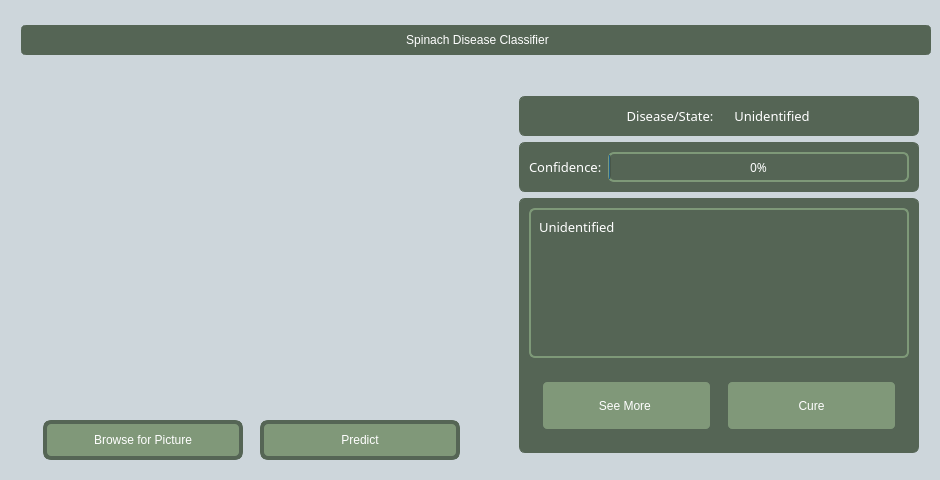
<?xml version="1.0" encoding="UTF-8"?>
<ui version="4.0">
 <class>MainWindow</class>
 <widget class="QMainWindow" name="MainWindow">
  <property name="geometry">
   <rect>
    <x>0</x>
    <y>0</y>
    <width>940</width>
    <height>480</height>
   </rect>
  </property>
  <property name="sizePolicy">
   <sizepolicy hsizetype="Fixed" vsizetype="Fixed">
    <horstretch>0</horstretch>
    <verstretch>0</verstretch>
   </sizepolicy>
  </property>
  <property name="minimumSize">
   <size>
    <width>940</width>
    <height>480</height>
   </size>
  </property>
  <property name="maximumSize">
   <size>
    <width>940</width>
    <height>480</height>
   </size>
  </property>
  <property name="font">
   <font>
    <family>MS Reference Sans Serif</family>
    <pointsize>12</pointsize>
   </font>
  </property>
  <property name="windowTitle">
   <string>Spinach Disease Classifier</string>
  </property>
  <property name="windowIcon">
   <iconset>
    <normaloff>:/newPrefix/logo.png</normaloff>
    <normalon>logo.png</normalon>:/newPrefix/logo.png</iconset>
  </property>
  <property name="windowOpacity">
   <double>0.990000000000000</double>
  </property>
  <property name="iconSize">
   <size>
    <width>40</width>
    <height>40</height>
   </size>
  </property>
  <property name="tabShape">
   <enum>QTabWidget::Triangular</enum>
  </property>
  <widget class="QWidget" name="centralwidget">
   <widget class="QFrame" name="verticalBaseFrame">
    <property name="geometry">
     <rect>
      <x>0</x>
      <y>0</y>
      <width>952</width>
      <height>480</height>
     </rect>
    </property>
    <property name="sizePolicy">
     <sizepolicy hsizetype="Fixed" vsizetype="Fixed">
      <horstretch>0</horstretch>
      <verstretch>0</verstretch>
     </sizepolicy>
    </property>
    <property name="minimumSize">
     <size>
      <width>952</width>
      <height>480</height>
     </size>
    </property>
    <property name="maximumSize">
     <size>
      <width>952</width>
      <height>480</height>
     </size>
    </property>
    <property name="styleSheet">
     <string notr="true">background-color: rgb(205,214,219);
border: 1px solid rgb(205,214,219);</string>
    </property>
    <property name="frameShape">
     <enum>QFrame::StyledPanel</enum>
    </property>
    <layout class="QVBoxLayout" name="verticalLayout">
     <item>
      <spacer name="verticalSpacer_2">
       <property name="orientation">
        <enum>Qt::Vertical</enum>
       </property>
       <property name="sizeType">
        <enum>QSizePolicy::Fixed</enum>
       </property>
       <property name="sizeHint" stdset="0">
        <size>
         <width>20</width>
         <height>15</height>
        </size>
       </property>
      </spacer>
     </item>
     <item alignment="Qt::AlignHCenter">
      <widget class="QLabel" name="headingLabel">
       <property name="sizePolicy">
        <sizepolicy hsizetype="Fixed" vsizetype="Fixed">
         <horstretch>0</horstretch>
         <verstretch>0</verstretch>
        </sizepolicy>
       </property>
       <property name="minimumSize">
        <size>
         <width>910</width>
         <height>30</height>
        </size>
       </property>
       <property name="maximumSize">
        <size>
         <width>910</width>
         <height>30</height>
        </size>
       </property>
       <property name="sizeIncrement">
        <size>
         <width>0</width>
         <height>0</height>
        </size>
       </property>
       <property name="styleSheet">
        <string notr="true">color: rgb(255, 255, 255);
background-color: rgb(85,101,85);
font: 14pt &quot;Product Sans Medium&quot;;
border: 4px solid rgb(85,101,85);
border-radius: 5px; </string>
       </property>
       <property name="text">
        <string>&lt;html&gt;&lt;head/&gt;&lt;body&gt;&lt;p align=&quot;center&quot;&gt;Spinach Disease Classifier&lt;/p&gt;&lt;/body&gt;&lt;/html&gt;</string>
       </property>
      </widget>
     </item>
     <item>
      <spacer name="verticalSpacer">
       <property name="orientation">
        <enum>Qt::Vertical</enum>
       </property>
       <property name="sizeType">
        <enum>QSizePolicy::Fixed</enum>
       </property>
       <property name="sizeHint" stdset="0">
        <size>
         <width>20</width>
         <height>15</height>
        </size>
       </property>
      </spacer>
     </item>
     <item alignment="Qt::AlignHCenter">
      <widget class="QFrame" name="contentlFrame">
       <property name="sizePolicy">
        <sizepolicy hsizetype="Fixed" vsizetype="Fixed">
         <horstretch>0</horstretch>
         <verstretch>0</verstretch>
        </sizepolicy>
       </property>
       <property name="minimumSize">
        <size>
         <width>930</width>
         <height>395</height>
        </size>
       </property>
       <property name="maximumSize">
        <size>
         <width>930</width>
         <height>395</height>
        </size>
       </property>
       <property name="styleSheet">
        <string notr="true"/>
       </property>
       <layout class="QHBoxLayout" name="horizontalLayout">
        <item>
         <widget class="QFrame" name="inputDataVerticalFrame">
          <property name="sizePolicy">
           <sizepolicy hsizetype="Fixed" vsizetype="Fixed">
            <horstretch>0</horstretch>
            <verstretch>0</verstretch>
           </sizepolicy>
          </property>
          <property name="minimumSize">
           <size>
            <width>460</width>
            <height>394</height>
           </size>
          </property>
          <property name="maximumSize">
           <size>
            <width>460</width>
            <height>394</height>
           </size>
          </property>
          <property name="styleSheet">
           <string notr="true"/>
          </property>
          <layout class="QVBoxLayout" name="verticalLayout_2">
           <item alignment="Qt::AlignHCenter">
            <widget class="QLabel" name="selectedImageLabel">
             <property name="sizePolicy">
              <sizepolicy hsizetype="Fixed" vsizetype="Fixed">
               <horstretch>0</horstretch>
               <verstretch>0</verstretch>
              </sizepolicy>
             </property>
             <property name="minimumSize">
              <size>
               <width>300</width>
               <height>300</height>
              </size>
             </property>
             <property name="maximumSize">
              <size>
               <width>300</width>
               <height>300</height>
              </size>
             </property>
             <property name="styleSheet">
              <string notr="true">/*border: 1px solid rgb(85,101,85);*/
border-radius: 15px;</string>
             </property>
             <property name="text">
              <string/>
             </property>
             <property name="pixmap">
              <pixmap>assets/spinach.png</pixmap>
             </property>
             <property name="scaledContents">
              <bool>true</bool>
             </property>
            </widget>
           </item>
           <item>
            <spacer name="verticalSpacer_3">
             <property name="orientation">
              <enum>Qt::Vertical</enum>
             </property>
             <property name="sizeType">
              <enum>QSizePolicy::Fixed</enum>
             </property>
             <property name="sizeHint" stdset="0">
              <size>
               <width>20</width>
               <height>10</height>
              </size>
             </property>
            </spacer>
           </item>
           <item>
            <widget class="QFrame" name="buttonFrame">
             <layout class="QHBoxLayout" name="horizontalLayout_2">
              <item>
               <widget class="QPushButton" name="browseBtn">
                <property name="sizePolicy">
                 <sizepolicy hsizetype="Fixed" vsizetype="Fixed">
                  <horstretch>0</horstretch>
                  <verstretch>0</verstretch>
                 </sizepolicy>
                </property>
                <property name="minimumSize">
                 <size>
                  <width>200</width>
                  <height>40</height>
                 </size>
                </property>
                <property name="maximumSize">
                 <size>
                  <width>200</width>
                  <height>40</height>
                 </size>
                </property>
                <property name="styleSheet">
                 <string notr="true">QPushButton { color: rgb(255, 255, 255);
background-color: rgb(128,152,121);
font: 12pt &quot;Product Sans Medium&quot;;
border: 4px solid rgb(85,101,85);
border-radius: 8px;
text-align: center;
}

QPushButton:pressed { background-color: rgb(128,152,121); }
QPushButton:hover { border-color: rgb(182,191,121);
color: rgb(0,0,0);
}

</string>
                </property>
                <property name="text">
                 <string>Browse for Picture</string>
                </property>
                <property name="icon">
                 <iconset>
                  <normaloff>assets/002-image.png</normaloff>assets/002-image.png</iconset>
                </property>
               </widget>
              </item>
              <item>
               <spacer name="horizontalSpacer_2">
                <property name="orientation">
                 <enum>Qt::Horizontal</enum>
                </property>
                <property name="sizeType">
                 <enum>QSizePolicy::Fixed</enum>
                </property>
                <property name="sizeHint" stdset="0">
                 <size>
                  <width>10</width>
                  <height>10</height>
                 </size>
                </property>
               </spacer>
              </item>
              <item>
               <widget class="QPushButton" name="predictBtn">
                <property name="sizePolicy">
                 <sizepolicy hsizetype="Preferred" vsizetype="Preferred">
                  <horstretch>0</horstretch>
                  <verstretch>0</verstretch>
                 </sizepolicy>
                </property>
                <property name="minimumSize">
                 <size>
                  <width>200</width>
                  <height>40</height>
                 </size>
                </property>
                <property name="maximumSize">
                 <size>
                  <width>200</width>
                  <height>40</height>
                 </size>
                </property>
                <property name="styleSheet">
                 <string notr="true">QPushButton { color: rgb(255, 255, 255);
background-color: rgb(128,152,121);
font: 12pt &quot;Product Sans Medium&quot;;
border: 4px solid rgb(85,101,85);
border-radius: 8px;
text-align: center;
}

QPushButton:pressed { background-color: rgb(128,152,121); }
QPushButton:hover { border-color: rgb(182,191,121);
color: rgb(0,0,0);
}
</string>
                </property>
                <property name="text">
                 <string>Predict</string>
                </property>
                <property name="icon">
                 <iconset>
                  <normaloff>assets/005-nature-product.png</normaloff>assets/005-nature-product.png</iconset>
                </property>
               </widget>
              </item>
             </layout>
            </widget>
           </item>
          </layout>
         </widget>
        </item>
        <item>
         <spacer name="horizontalSpacer">
          <property name="orientation">
           <enum>Qt::Horizontal</enum>
          </property>
          <property name="sizeType">
           <enum>QSizePolicy::Fixed</enum>
          </property>
          <property name="sizeHint" stdset="0">
           <size>
            <width>20</width>
            <height>40</height>
           </size>
          </property>
         </spacer>
        </item>
        <item>
         <widget class="QFrame" name="dataViewGridlayout">
          <property name="sizePolicy">
           <sizepolicy hsizetype="Fixed" vsizetype="Fixed">
            <horstretch>0</horstretch>
            <verstretch>0</verstretch>
           </sizepolicy>
          </property>
          <property name="minimumSize">
           <size>
            <width>420</width>
            <height>380</height>
           </size>
          </property>
          <property name="maximumSize">
           <size>
            <width>420</width>
            <height>380</height>
           </size>
          </property>
          <property name="styleSheet">
           <string notr="true">/* border: 1px solid rgb(85,101,85);*/
border-radius: 15px;</string>
          </property>
          <layout class="QFormLayout" name="formLayout">
           <item row="0" column="0">
            <widget class="QFrame" name="diseaseNamelFrame">
             <property name="sizePolicy">
              <sizepolicy hsizetype="Fixed" vsizetype="Fixed">
               <horstretch>0</horstretch>
               <verstretch>0</verstretch>
              </sizepolicy>
             </property>
             <property name="minimumSize">
              <size>
               <width>400</width>
               <height>40</height>
              </size>
             </property>
             <property name="maximumSize">
              <size>
               <width>400</width>
               <height>40</height>
              </size>
             </property>
             <property name="styleSheet">
              <string notr="true">background-color: rgb(85,101,85);
border: 1px solid  rgb(85,101,85);
border-radius: 6px;</string>
             </property>
             <layout class="QHBoxLayout" name="horizontalLayout_6">
              <item>
               <spacer name="horizontalSpacer_3">
                <property name="orientation">
                 <enum>Qt::Horizontal</enum>
                </property>
                <property name="sizeHint" stdset="0">
                 <size>
                  <width>40</width>
                  <height>20</height>
                 </size>
                </property>
               </spacer>
              </item>
              <item>
               <widget class="QLabel" name="labelName">
                <property name="sizePolicy">
                 <sizepolicy hsizetype="Fixed" vsizetype="Fixed">
                  <horstretch>0</horstretch>
                  <verstretch>0</verstretch>
                 </sizepolicy>
                </property>
                <property name="minimumSize">
                 <size>
                  <width>100</width>
                  <height>20</height>
                 </size>
                </property>
                <property name="maximumSize">
                 <size>
                  <width>100</width>
                  <height>20</height>
                 </size>
                </property>
                <property name="font">
                 <font>
                  <family>Product Sans Medium</family>
                  <pointsize>10</pointsize>
                 </font>
                </property>
                <property name="styleSheet">
                 <string notr="true">color: rgb(255,255,255);</string>
                </property>
                <property name="text">
                 <string>Disease/State:</string>
                </property>
                <property name="alignment">
                 <set>Qt::AlignCenter</set>
                </property>
               </widget>
              </item>
              <item>
               <widget class="QLabel" name="diseaseNameLabel">
                <property name="sizePolicy">
                 <sizepolicy hsizetype="Expanding" vsizetype="Expanding">
                  <horstretch>0</horstretch>
                  <verstretch>0</verstretch>
                 </sizepolicy>
                </property>
                <property name="minimumSize">
                 <size>
                  <width>40</width>
                  <height>20</height>
                 </size>
                </property>
                <property name="maximumSize">
                 <size>
                  <width>165</width>
                  <height>20</height>
                 </size>
                </property>
                <property name="font">
                 <font>
                  <family>Product Sans Medium</family>
                  <pointsize>10</pointsize>
                 </font>
                </property>
                <property name="styleSheet">
                 <string notr="true">color: rgb(255,255,255);</string>
                </property>
                <property name="text">
                 <string>Unidentified</string>
                </property>
                <property name="alignment">
                 <set>Qt::AlignCenter</set>
                </property>
                <property name="textInteractionFlags">
                 <set>Qt::LinksAccessibleByMouse|Qt::TextSelectableByKeyboard|Qt::TextSelectableByMouse</set>
                </property>
               </widget>
              </item>
              <item>
               <spacer name="horizontalSpacer_4">
                <property name="orientation">
                 <enum>Qt::Horizontal</enum>
                </property>
                <property name="sizeHint" stdset="0">
                 <size>
                  <width>40</width>
                  <height>20</height>
                 </size>
                </property>
               </spacer>
              </item>
             </layout>
            </widget>
           </item>
           <item row="1" column="0">
            <widget class="QFrame" name="confidenceFrame">
             <property name="sizePolicy">
              <sizepolicy hsizetype="Fixed" vsizetype="Fixed">
               <horstretch>0</horstretch>
               <verstretch>0</verstretch>
              </sizepolicy>
             </property>
             <property name="minimumSize">
              <size>
               <width>400</width>
               <height>50</height>
              </size>
             </property>
             <property name="maximumSize">
              <size>
               <width>400</width>
               <height>50</height>
              </size>
             </property>
             <property name="styleSheet">
              <string notr="true">background-color: rgb(85,101,85);
border: 1px solid  rgb(85,101,85);
border-radius: 6px;</string>
             </property>
             <layout class="QHBoxLayout" name="horizontalLayout_3">
              <item>
               <widget class="QLabel" name="confidenceLabel">
                <property name="font">
                 <font>
                  <family>Product Sans Medium</family>
                  <pointsize>10</pointsize>
                 </font>
                </property>
                <property name="styleSheet">
                 <string notr="true">border: 0px;
color: rgb(255, 255, 255);</string>
                </property>
                <property name="text">
                 <string>Confidence:</string>
                </property>
               </widget>
              </item>
              <item>
               <widget class="QProgressBar" name="confidenceProgressBar">
                <property name="sizePolicy">
                 <sizepolicy hsizetype="MinimumExpanding" vsizetype="MinimumExpanding">
                  <horstretch>0</horstretch>
                  <verstretch>0</verstretch>
                 </sizepolicy>
                </property>
                <property name="minimumSize">
                 <size>
                  <width>0</width>
                  <height>0</height>
                 </size>
                </property>
                <property name="font">
                 <font>
                  <family>Product Sans Medium</family>
                 </font>
                </property>
                <property name="styleSheet">
                 <string notr="true">border: 2px solid rgb(126,153,120);
color: rgb(255,255,255);</string>
                </property>
                <property name="value">
                 <number>0</number>
                </property>
                <property name="alignment">
                 <set>Qt::AlignCenter</set>
                </property>
                <property name="invertedAppearance">
                 <bool>false</bool>
                </property>
               </widget>
              </item>
             </layout>
            </widget>
           </item>
           <item row="2" column="0">
            <widget class="QFrame" name="DescriptionFrame">
             <property name="sizePolicy">
              <sizepolicy hsizetype="Fixed" vsizetype="Fixed">
               <horstretch>0</horstretch>
               <verstretch>0</verstretch>
              </sizepolicy>
             </property>
             <property name="minimumSize">
              <size>
               <width>400</width>
               <height>255</height>
              </size>
             </property>
             <property name="maximumSize">
              <size>
               <width>400</width>
               <height>255</height>
              </size>
             </property>
             <property name="styleSheet">
              <string notr="true">background-color: rgb(85,101,85);
border: 1px solid  rgb(85,101,85);
border-radius: 6px;</string>
             </property>
             <layout class="QVBoxLayout" name="verticalLayout_3">
              <item>
               <widget class="QLabel" name="descriptionLabel">
                <property name="minimumSize">
                 <size>
                  <width>380</width>
                  <height>150</height>
                 </size>
                </property>
                <property name="maximumSize">
                 <size>
                  <width>380</width>
                  <height>150</height>
                 </size>
                </property>
                <property name="font">
                 <font>
                  <family>Product Sans Medium</family>
                  <pointsize>10</pointsize>
                 </font>
                </property>
                <property name="styleSheet">
                 <string notr="true">border: 2px solid rgb(126,153,120);
color: rgb(255,255,255);
padding-left: 5px;
padding-top: 5px;
</string>
                </property>
                <property name="text">
                 <string>Unidentified</string>
                </property>
                <property name="alignment">
                 <set>Qt::AlignLeading|Qt::AlignLeft|Qt::AlignTop</set>
                </property>
               </widget>
              </item>
              <item>
               <spacer name="verticalSpacer_4">
                <property name="orientation">
                 <enum>Qt::Vertical</enum>
                </property>
                <property name="sizeHint" stdset="0">
                 <size>
                  <width>20</width>
                  <height>40</height>
                 </size>
                </property>
               </spacer>
              </item>
              <item>
               <widget class="QFrame" name="confidenceFrame_2">
                <property name="sizePolicy">
                 <sizepolicy hsizetype="Fixed" vsizetype="Fixed">
                  <horstretch>0</horstretch>
                  <verstretch>0</verstretch>
                 </sizepolicy>
                </property>
                <property name="minimumSize">
                 <size>
                  <width>380</width>
                  <height>75</height>
                 </size>
                </property>
                <property name="maximumSize">
                 <size>
                  <width>380</width>
                  <height>75</height>
                 </size>
                </property>
                <property name="styleSheet">
                 <string notr="true">background-color: rgb(85,101,85);
border: 1px solid  rgb(85,101,85);
border-radius: 6px;</string>
                </property>
                <layout class="QHBoxLayout" name="horizontalLayout_4">
                 <item>
                  <widget class="QPushButton" name="pushButton">
                   <property name="sizePolicy">
                    <sizepolicy hsizetype="Fixed" vsizetype="Expanding">
                     <horstretch>0</horstretch>
                     <verstretch>0</verstretch>
                    </sizepolicy>
                   </property>
                   <property name="minimumSize">
                    <size>
                     <width>175</width>
                     <height>0</height>
                    </size>
                   </property>
                   <property name="styleSheet">
                    <string notr="true">QPushButton { color: rgb(255, 255, 255);
background-color: rgb(128,152,121);
font: 12pt &quot;Product Sans Medium&quot;;
border: 4px solid rgb(85,101,85);
border-radius: 8px;
text-align: center;
}

QPushButton:pressed { background-color: rgb(128,152,121); }
QPushButton:hover { border-color: rgb(182,191,121);
color: rgb(0,0,0);
}
</string>
                   </property>
                   <property name="text">
                    <string>See More </string>
                   </property>
                   <property name="icon">
                    <iconset>
                     <normaloff>assets/003-vision.png</normaloff>assets/003-vision.png</iconset>
                   </property>
                   <property name="flat">
                    <bool>false</bool>
                   </property>
                  </widget>
                 </item>
                 <item>
                  <spacer name="horizontalSpacer_5">
                   <property name="orientation">
                    <enum>Qt::Horizontal</enum>
                   </property>
                   <property name="sizeHint" stdset="0">
                    <size>
                     <width>40</width>
                     <height>20</height>
                    </size>
                   </property>
                  </spacer>
                 </item>
                 <item>
                  <widget class="QPushButton" name="pushButton_2">
                   <property name="sizePolicy">
                    <sizepolicy hsizetype="Fixed" vsizetype="Expanding">
                     <horstretch>0</horstretch>
                     <verstretch>0</verstretch>
                    </sizepolicy>
                   </property>
                   <property name="minimumSize">
                    <size>
                     <width>175</width>
                     <height>0</height>
                    </size>
                   </property>
                   <property name="styleSheet">
                    <string notr="true">QPushButton { color: rgb(255, 255, 255);
background-color: rgb(128,152,121);
font: 12pt &quot;Product Sans Medium&quot;;
border: 4px solid rgb(85,101,85);
border-radius: 8px;
text-align: center;
}

QPushButton:pressed { background-color: rgb(128,152,121); }
QPushButton:hover { border-color: rgb(182,191,121);
color: rgb(0,0,0);
}
</string>
                   </property>
                   <property name="text">
                    <string>Cure</string>
                   </property>
                   <property name="icon">
                    <iconset>
                     <normaloff>assets/004-natural-product.png</normaloff>assets/004-natural-product.png</iconset>
                   </property>
                  </widget>
                 </item>
                </layout>
               </widget>
              </item>
             </layout>
            </widget>
           </item>
          </layout>
         </widget>
        </item>
       </layout>
      </widget>
     </item>
    </layout>
   </widget>
  </widget>
 </widget>
 <resources/>
 <connections/>
</ui>
